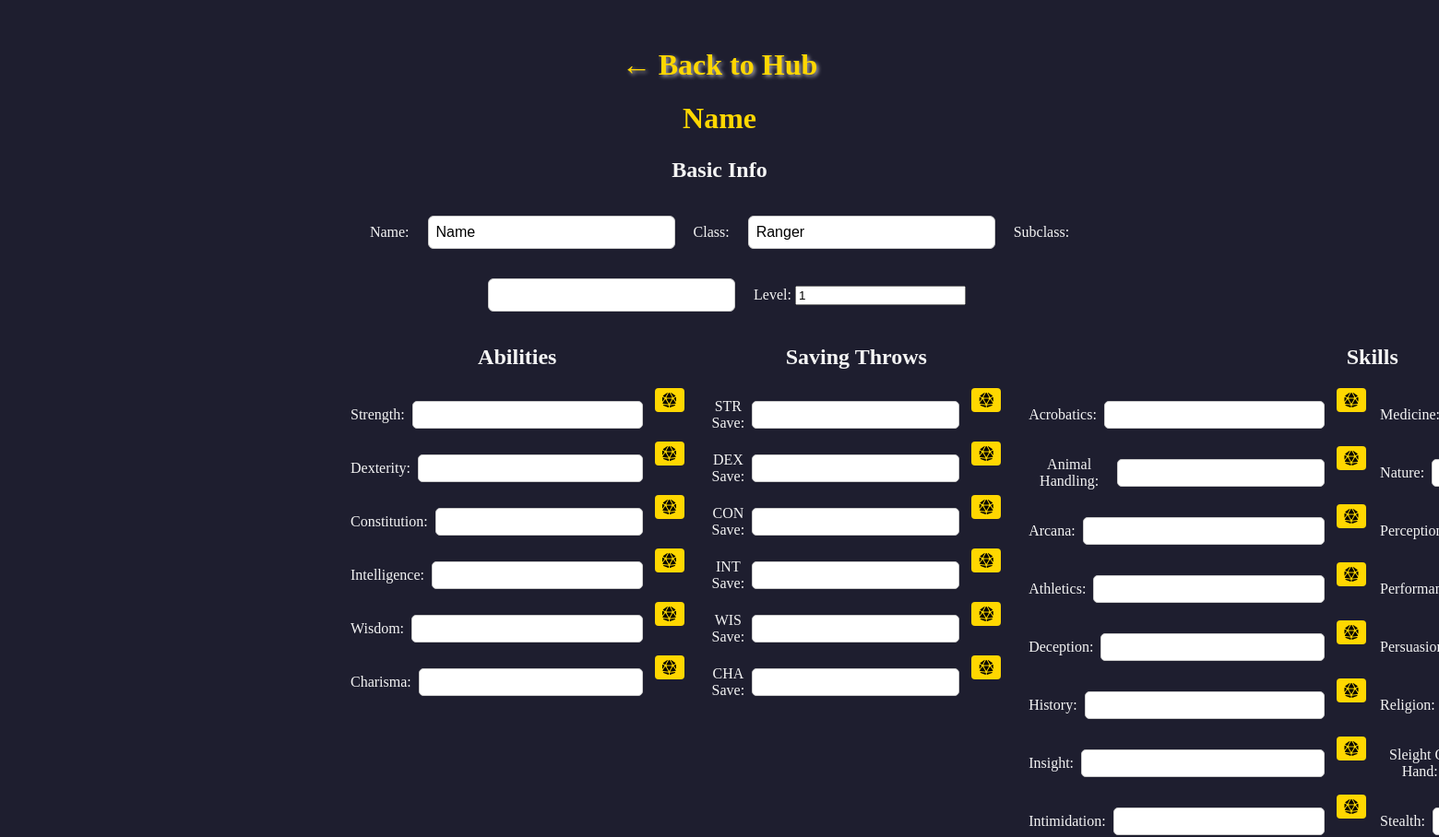
Before: /characters/9 (upper part) with the older database file.
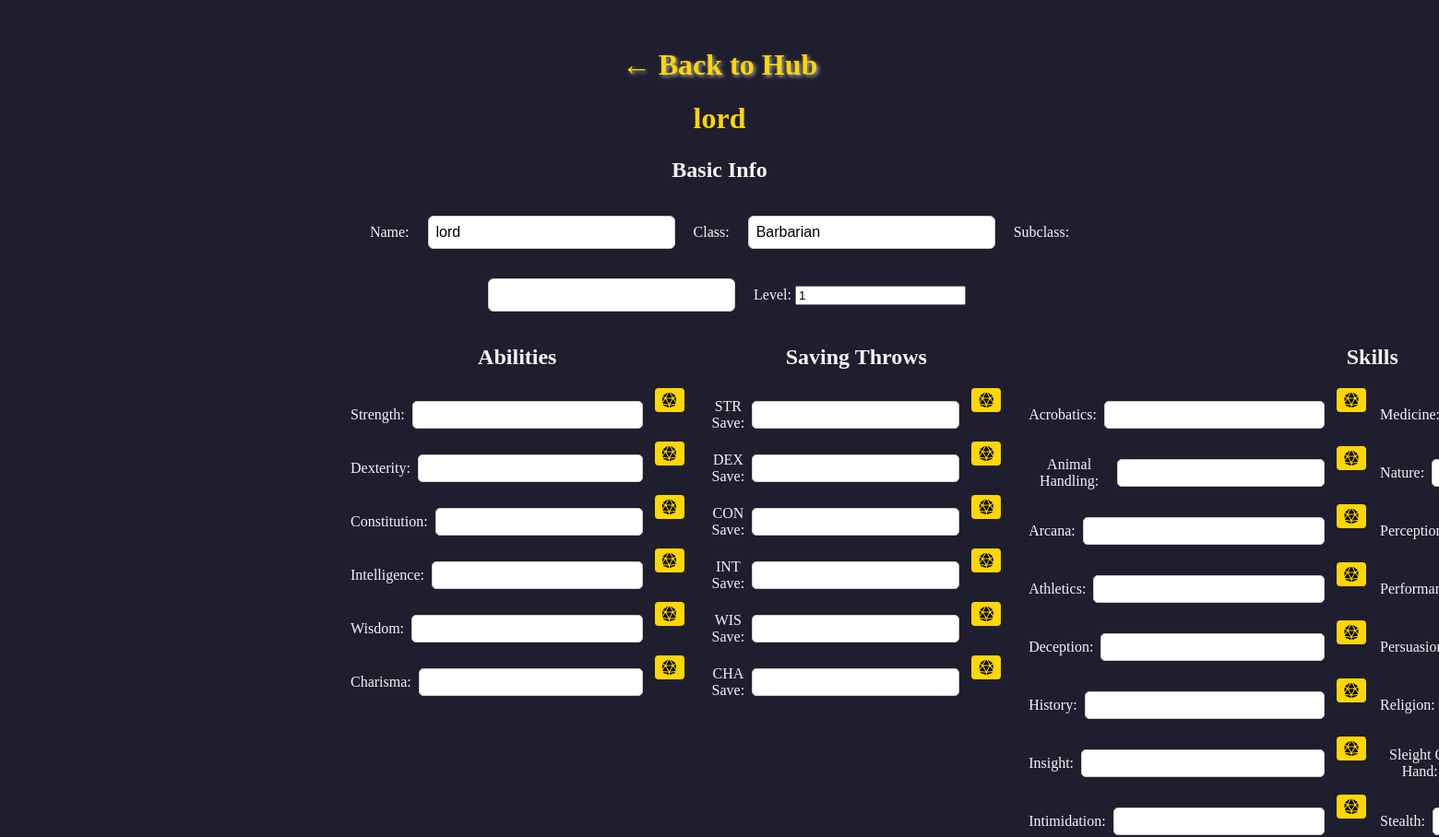
After: the same page with the newer database file.
### models.py (models this page shows, shortened)
class Character(db.Model):
    id = db.Column(db.Integer, primary_key=True)
    name = db.Column(db.String(100), nullable=False)
    data = db.Column(db.Text, nullable=False)
    def get_data(self):
        data = json.loads(self.data)
        for key, value in DEFAULT_CHARACTER_DATA.items():
            if key not in data:
                data[key] = value
            elif isinstance(value, dict):
                for subkey, subvalue in value.items():
                    data[key].setdefault(subkey, subvalue)
        return data

### app.py (the view)
@app.route("/characters/<int:char_id>")
def view_character(char_id):
    character = Character.query.get_or_404(char_id)
    return render_template(
        "character_sheet.html",
        character=character,
        character_data=character.get_data(),
        editable=False
    )

### templates/character_sheet.html (shortened to what this page needs)
<!DOCTYPE html>
<html lang="en">
<head>
    <link rel="stylesheet" href="{{ url_for('static', filename='style.css') }}">
    <link rel="stylesheet" href="https://cdnjs.cloudflare.com/ajax/libs/font-awesome/6.5.0/css/all.min.css">
</head>
<body>
    <h2><a href="{{ url_for('characters_hub') }}">← Back to Hub</a></h2>
    <h1>{{ character.name }}</h1>
    <form id="characterForm">
        <section>
            <h2>Basic Info</h2>
            <label>Name: <input type="text" name="name" value="{{ character.name }}"></label>
            <label>Class: <input type="text" name="class_name"
                    value="{{ character_data.get('class_name', '') }}"></label>
            <label>Subclass: <input type="text" name="subclass"
                    value="{{ character_data.get('subclass', '') }}"></label>
            <label>Level: <input type="number" name="level" value="{{ character_data.get('level', 1) }}"></label>
        </section>
        <div class="abilities-container">
            <section class="abilities">
                <h2>Abilities</h2>
                <label>
                    Strength: <input type="number" name="strength">
                    <button type="button" class="roll-btn" data-mod="{{ character_data.get('strength', 0) }}"><i
                            class="fa-solid fa-dice-d20"></i></button>
                </label>
                <label>
                    Dexterity: <input type="number" name="dexterity">
                    <button type="button" class="roll-btn" data-mod="{{ character_data.get('dexterity', 0) }}"><i
                            class="fa-solid fa-dice-d20"></i></button>
                </label>
                <label>
                    Constitution: <input type="number" name="constitution">
                    <button type="button" class="roll-btn" data-mod="{{ character_data.get('constitution', 0) }}"><i
                            class="fa-solid fa-dice-d20"></i></button>
                </label>
                <label>
                    Intelligence: <input type="number" name="intelligence">
                    <button type="button" class="roll-btn" data-mod="{{ character_data.get('intelligence', 0) }}"><i
                            class="fa-solid fa-dice-d20"></i></button>
                </label>
                <label>
                    Wisdom: <input type="number" name="wisdom">
                    <button type="button" class="roll-btn" data-mod="{{ character_data.get('wisdom', 0) }}"><i
                            class="fa-solid fa-dice-d20"></i></button>
                </label>
                <label>
                    Charisma: <input type="number" name="charisma">
                    <button type="button" class="roll-btn" data-mod="{{ character_data.get('charisma', 0) }}"><i
                            class="fa-solid fa-dice-d20"></i></button>
                </label>
            </section>
            <section class="saving-throws">
                <h2>Saving Throws</h2>
                <label>
                    STR Save: <input type="number" name="str_save">
                    <button type="button" class="roll-btn" data-mod="{{ character_data.get('str_save', 0) }}"><i
                            class="fa-solid fa-dice-d20"></i></button>
                </label>
                <label>
                    DEX Save: <input type="number" name="dex_save">
                    <button type="button" class="roll-btn" data-mod="{{ character_data.get('dex_save', 0) }}"><i
                            class="fa-solid fa-dice-d20"></i></button>
                </label>
                <label>
                    CON Save: <input type="number" name="con_save">
                    <button type="button" class="roll-btn" data-mod="{{ character_data.get('con_save', 0) }}"><i
                            class="fa-solid fa-dice-d20"></i></button>
                </label>
                <label>
                    INT Save: <input type="number" name="int_save">
                    <button type="button" class="roll-btn" data-mod="{{ character_data.get('int_save', 0) }}"><i
                            class="fa-solid fa-dice-d20"></i></button>
                </label>
                <label>
                    WIS Save: <input type="number" name="wis_save">
                    <button type="button" class="roll-btn" data-mod="{{ character_data.get('wis_save', 0) }}"><i
                            class="fa-solid fa-dice-d20"></i></button>
                </label>
                <label>
                    CHA Save: <input type="number" name="cha_save">
                    <button type="button" class="roll-btn" data-mod="{{ character_data.get('cha_save', 0) }}"><i
                            class="fa-solid fa-dice-d20"></i></button>
                </label>
            </section>
            <section class="skills">
                <h2>Skills</h2>
                <div class="skills-container">
                    <div class="skills-column">
                        <label>
                            Acrobatics: <input type="number" name="acrobatics">
                            <button type="button" class="roll-btn"
                                data-mod="{{ character_data.get('acrobatics', 0) }}"><i
                                    class="fa-solid fa-dice-d20"></i></button>
                        </label>
                        <label>
                            Animal Handling: <input type="number" name="animal_handling">
                            <button type="button" class="roll-btn"
                                data-mod="{{ character_data.get('animal_handling', 0) }}"><i
                                    class="fa-solid fa-dice-d20"></i></button>
                        </label>
                        <label>
                            Arcana: <input type="number" name="arcana">
                            <button type="button" class="roll-btn" data-mod="{{ character_data.get('arcana', 0) }}"><i
                                    class="fa-solid fa-dice-d20"></i></button>
                        </label>
                        <label>
                            Athletics: <input type="number" name="athletics">
                            <button type="button" class="roll-btn"
                                data-mod="{{ character_data.get('athletics', 0) }}"><i
                                    class="fa-solid fa-dice-d20"></i></button>
                        </label>
                        <label>
                            Deception: <input type="number" name="deception">
                            <button type="button" class="roll-btn"
                                data-mod="{{ character_data.get('deception', 0) }}"><i
                                    class="fa-solid fa-dice-d20"></i></button>
                        </label>
                        <label>
                            History: <input type="number" name="history">
                            <button type="button" class="roll-btn" data-mod="{{ character_data.get('history', 0) }}"><i
                                    class="fa-solid fa-dice-d20"></i></button>
                        </label>
                        <label>
                            Insight: <input type="number" name="insight">
                            <button type="button" class="roll-btn" data-mod="{{ character_data.get('insight', 0) }}"><i
                                    class="fa-solid fa-dice-d20"></i></button>
                        </label>
                        <label>
                            Intimidation: <input type="number" name="intimidation">
                            <button type="button" class="roll-btn"
                                data-mod="{{ character_data.get('intimidation', 0) }}"><i
                                    class="fa-solid fa-dice-d20"></i></button>
                        </label>
                    </div>
                    <div class="skills-column">
                        <label>
                            Medicine: <input type="number" name="medicine">
                        </label>
                        <label>
                            Nature: <input type="number" name="nature">
                        </label>
                        <label>
                            Perception: <input type="number" name="perception">
                        </label>
                        <label>
                            Performance: <input type="number" name="performance">
                        </label>
                        <label>
                            Persuasion: <input type="number" name="persuasion">
                        </label>
                        <label>
                            Religion: <input type="number" name="religion">
                        </label>
                        <label>
                            Sleight Of Hand: <input type="number" name="sleight_of_hand">
                        </label>
                        <label>
                            Stealth: <input type="number" name="stealth">
                        </label>
                    </div>
                </div>
            </section>
        </div>
    </form>
</body>

### static/style.css (style rules this page uses)
body { background: #1e1e2f; color: #f4f4f4; font-family: 'Georgia', serif; padding: 2rem; max-width: 800px; margin: auto; text-align: center; }
a { color: #ffd700; text-decoration: none; font-size: 2rem; text-shadow: 2px 2px 4px rgba(255, 255, 255, 0.6); transition: color 0.3s ease, text-shadow 0.3s ease; }
button { background: #643173; border: none; color: #fff; padding: 0.7rem 1.2rem; font-size: 1.1rem; border-radius: 8px; cursor: pointer; margin-bottom: 2rem; }
form { margin-bottom: 2rem; }
input[type="text"] { padding: 0.5rem; margin: 1rem; font-size: 1rem; border-radius: 6px; border: 1px solid #ccc; width: 250px; }
.abilities-container { display: flex; justify-content: space-between; gap: 30px; margin-bottom: 30px; }
.abilities, .saving-throws, .skills { display: flex; flex-direction: column; }
.abilities label, .saving-throws label, .skills label, .attacks-spells label { display: flex; align-items: center; gap: 8px; }
.abilities input, .saving-throws input, .skills input, .attacks-spells input { flex: 1; padding: 5px 8px; border-radius: 5px; border: 1px solid #ccc; font-size: 1rem; }
.skills { flex: 1; display: flex; flex-direction: column; }
.skills-container { display: flex; gap: 15px; }
.skills-column { display: flex; flex-direction: column; gap: 5px; }
.roll-btn, .roll-damage-btn { margin-left: 5px; cursor: pointer; background: #ffd700; border: none; border-radius: 4px; color: #000; padding: 5px 8px; display: flex; align-items: center; justify-content: center; font-size: 1rem; transition: background 0.2s; }
h1 { font-size: 2rem; margin-bottom: 1.5rem; color: #ffd700; }

Changed rows visible on the page:
changed Character: name "Name" → "lord"
Other visible differences:
form field class_name: "Ranger" → "Barbarian"
